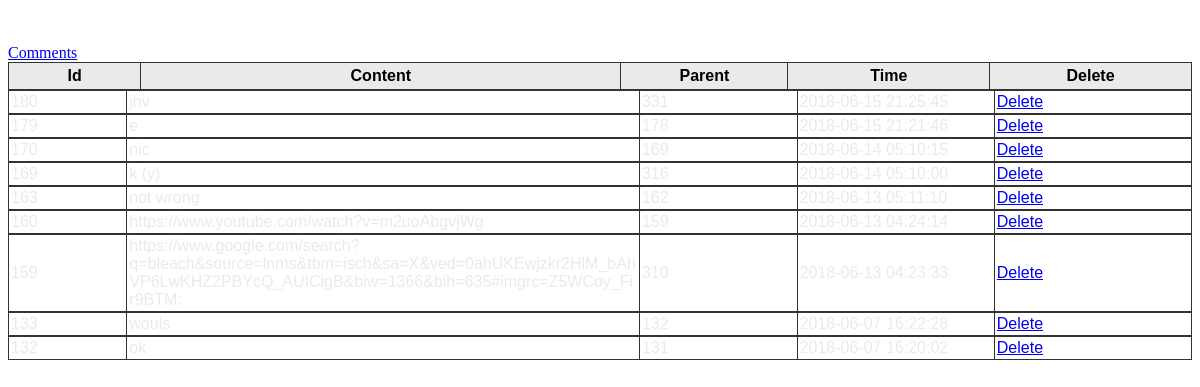
The app's page /user_activity.php?id=317 with its own data.
### tables this page shows
CREATE TABLE `comment` (
  `id` int(200) NOT NULL,
  `texts` varchar(180) NOT NULL,
  `time` datetime NOT NULL DEFAULT CURRENT_TIMESTAMP,
  `username` varchar(25) NOT NULL,
  `likes` int(200) DEFAULT '0',
  `c_id` int(200) NOT NULL,
  `receiver` varchar(25) NOT NULL
);

### user_activity.php (the view, shortened to what this page needs)
<a href="#">Comments</a><br>
<table class="users">
  <tr>
    <th style="width: 10px;max-width: 10px;">Id</th>
    <th style="width: 60px;max-width: 60px;">Content</th>
    <th style="width: 15px;max-width: 15px;">Parent</th>
    <th style="width: 20px;max-width: 20px;">Time</th>
    <th style="width: 20px;max-width: 20px;">Delete</th>
  </tr>
</table>
<?php
include('connection.php');
if(!empty($_GET["id"]))
{
  $val = $_GET["id"];
} else {
  echo "no users";
}
$query = "SELECT username FROM `registration` WHERE id='$val'";
$row=  mysqli_query($dbc, $query);
$r = mysqli_fetch_array($row, MYSQLI_BOTH);
$uname = $r['username'];
$query = "SELECT * FROM `comment` WHERE username='$uname' ORDER BY time DESC";
$row=  mysqli_query($dbc, $query) or die($query."<br/><br/>".mysql_error());
$num_row = mysqli_num_rows($row);
$output = '';
while($num_row!=0) {
  $rw = mysqli_fetch_array($row, MYSQLI_BOTH);
  $output .= '
  <table class="users" style="word-wrap: break-word;">
    <tr>
      <td style="max-width: 10px;width: 10px;">'.$rw['id'].'</td>
      <td style="max-width: 60px;width: 60px;">'.$rw['texts'].'</td>
      <td style="max-width: 15px;width: 15px;">'.$rw['c_id'].'</td>
      <td style="max-width: 20px;width: 20px;">'.$rw['time'].'</td>
      <td style="max-width: 20px;width: 20px;"><a href="#" id="act-'.$rw['id'].'" onclick="delcmnt('.$rw['id'].', event)">Delete</a></td>
    </tr>
  </table>
 ';
  $num_row--;
}
echo $output;
?>

### user_activity.php (style rules this page uses)
.users { font-family: "Trebuchet MS", Arial, Helvetica, sans-serif; border-collapse: collapse; width: 100%; }
.users td { border: 1px solid #333; padding: 2px 2px; color: #eaeaea; }
.users th { border: 1px solid #333; padding: 4px 4px; background-color: #eaeaea; color: black; }

### records on screen
comment: id "180", texts "jhv", c "331", time "2018-06-15 21:25:45"
comment: id "179", texts "e", c "178", time "2018-06-15 21:21:46"
comment: id "170", texts "nic", c "169", time "2018-06-14 05:10:15"
comment: id "169", texts "k (y)", c "316", time "2018-06-14 05:10:00"
comment: id "163", texts "not wrong", c "162", time "2018-06-13 05:11:10"
comment: id "160", texts "https://www.youtube.com/watch?v=m2uoAbgvjWg", c "159", time "2018-06-13 04:24:14"
comment: id "159", texts "https://www.google.com/search?q=bleach&source=lnms&tbm=isch&sa=X&ved=0ahUKEwjzkr2HlM_bAhVP6LwKHZ2PBYcQ_AUICigB&biw=1366&bih=635#imgrc=Z5WCoy_Fir9BTM:", c "310", time "2018-06-13 04:23:33"
comment: id "133", texts "wouls", c "132", time "2018-06-07 16:22:28"
comment: id "132", texts "ok", c "131", time "2018-06-07 16:20:02"
